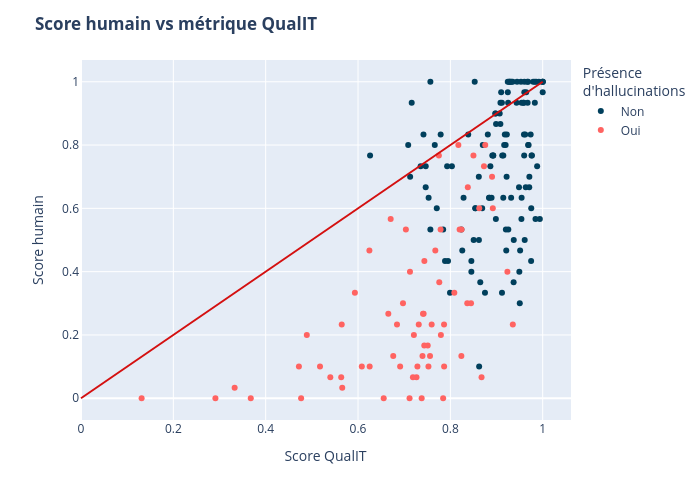

Write notebook code for a chart like this one.
### Code cell
# Coloration avec hallucinations - version linéaire
fig = px.scatter(
    df, x="C", y="score_humain", 
    color="pres_hallu", color_discrete_sequence=["#ff6361", "#003f5c"]
)
fig.add_shape(       # Ajout de la ligne x = y pour référence
    type="line", x0=0, x1=1, y0=0, y1=1, xref="x", yref="y",
    line=dict(color="#d41010")
)
fig.update_layout(
    title={"text": "<b>Score humain vs métrique QualIT</b>"},
    xaxis_title="Score QualIT", yaxis_title="Score humain", 
    legend_title="Présence <br>d'hallucinations",
    width=700, height=500
)
fig.update_traces(
    hovertemplate =
        "Score QualIT = %{x}<br>" \
        "Score humain = %{y}<extra></extra>"
)
fig.show()
